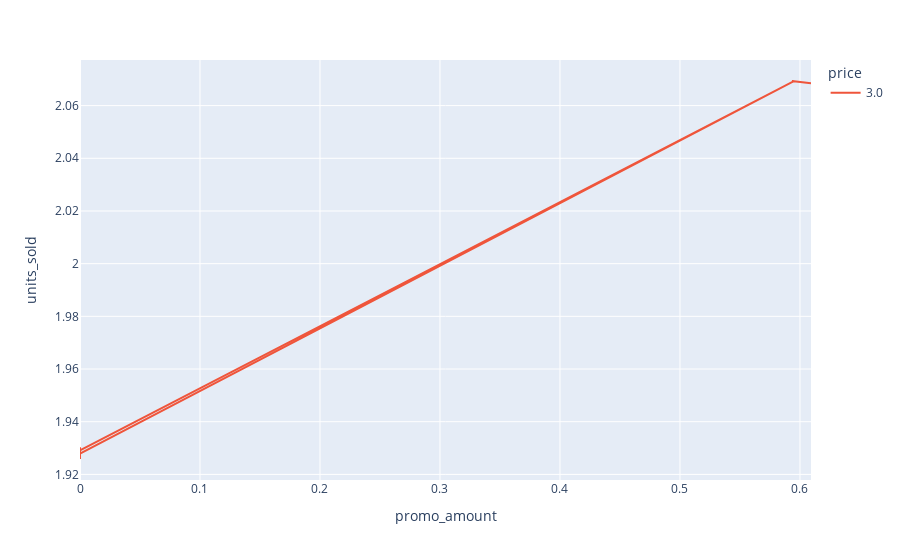

Notebook code for this chart:
### Code cell
px.line(data_frame = df_sales.assign(price = lambda df: df.query("price >= 2.95 and price <= 3.05").price.round()), x = 'promo_amount', y = 'units_sold', color = 'price')

### Figure 1 — Plotly figure (JSON) as saved in the notebook; plotly's stock layout.template omitted (floating-point values rounded to 4 significant figures)
{"data": [{"hovertemplate": "price=3.0<br>promo_amount=%{x}<br>units_sold=%{y}<extra></extra>", "legendgroup": "3.0", "line": {"color": "#EF553B", "dash": "solid"}, "marker": {"symbol": "circle"}, "mode": "lines", "name": "3.0", "orientation": "v", "showlegend": true, "type": "scatter", "x": [0, 0, 0, 0, 0, 0, 0, 0, 0.5949, 0.5954, 0.5987, 0.5933, 0.6072, 0.5937, 0.6056, 0.5986, 0.6011, 0.6092, 0.5948, 0, 0, 0, 0, 0, 0, 0, 0, 0, 0, 0, 0, 0, 0, 0, 0, 0, 0, 0], "xaxis": "x", "y": [1.928, 1.928, 1.926, 1.928, 1.926, 1.929, 1.929, 1.928, 2.069, 2.069, 2.069, 2.069, 2.069, 2.069, 2.069, 2.069, 2.069, 2.068, 2.069, 1.929, 1.929, 1.93, 1.93, 1.928, 1.927, 1.93, 1.928, 1.929, 1.929, 1.926, 1.929, 1.926, 1.93, 1.93, 1.928, 1.927, 1.93, 1.927], "yaxis": "y"}], "layout": {"legend": {"title": {"text": "price"}, "tracegroupgap": 0}, "margin": {"t": 60}, "xaxis": {"anchor": "y", "domain": [0, 1], "title": {"text": "promo_amount"}}, "yaxis": {"anchor": "x", "domain": [0, 1], "title": {"text": "units_sold"}}}}
